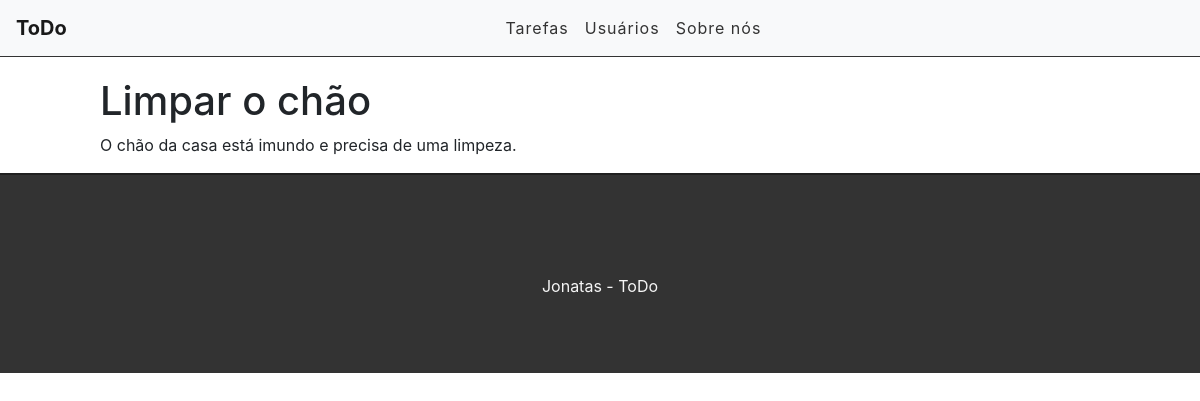
/task/13, run on the app's committed database.
### tasks/models.py (models this page shows, shortened)
class Task(models.Model):
    STATUS = (
        ('doing', 'Doing'),
        ('done', 'Done')
    )
    title = models.CharField(max_length=255)
    description = models.TextField()
    done = models.CharField(max_length=5, choices=STATUS)
    created_at = models.DateTimeField(auto_now_add=True)
    update_at = models.DateTimeField(auto_now=True)

### tasks/views.py (the view)
# urls.py: path('task/<int:id>', task_view, name='task_view'),
def task_view(request, id):
    task = get_object_or_404(Task, pk=id)
    return render(request, 'tasks/task.html', {'task': task})

### tasks/templates/tasks/task.html (shortened to what this page needs)
{% extends 'base.html' %}
{% block content %}
    <div class="offset-1 col-10 list-div">
        <h1>{{ task.title }}</h1>
        <p>{{ task.description }}</p>
    </div>
{% endblock content %}

### tasks/static/css/styles.css (style rules this page uses)
.list-div { padding:0; }

### data on the page
Task: title "Limpar o chão", description "O chão da casa está imundo e precisa de uma limpeza."
